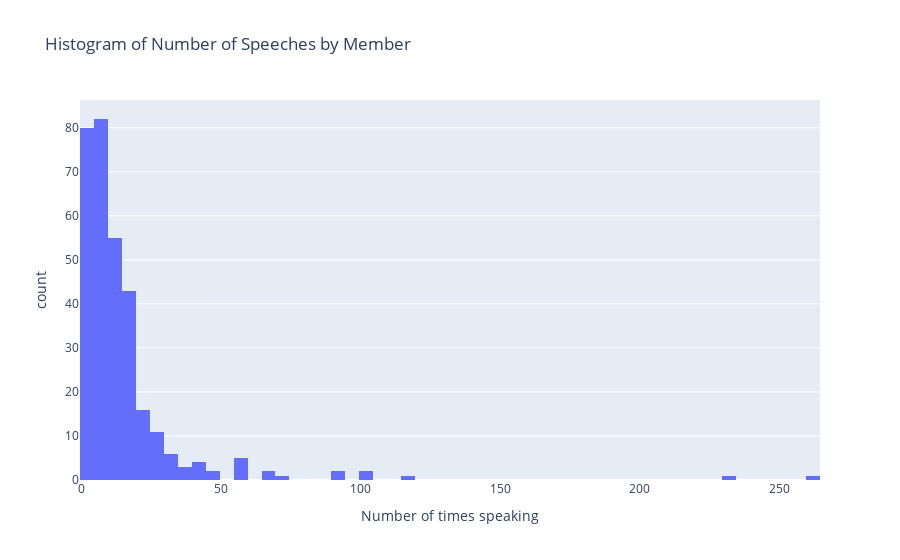

The notebook cell saved with this chart:
### Markdown cell above
We can also visualize the number of times *any* MP spoke with a histogram:

### Code cell
px.histogram(hansard_speakers, title='Histogram of Number of Speeches by Member', labels={'value':'Number of times speaking'}).update(layout_showlegend=False)

### Figure 1 — Plotly figure (JSON) as saved in the notebook; plotly's stock layout.template omitted (floating-point values rounded to 4 significant figures; data arrays with more than 128 entries replaced by an {"elided": "..."} marker saying what was removed)
{"data": [{"alignmentgroup": "True", "bingroup": "x", "hovertemplate": "variable=speakername<br>Number of times speaking=%{x}<br>count=%{y}<extra></extra>", "legendgroup": "speakername", "marker": {"color": "#636efa", "pattern": {"shape": ""}}, "name": "speakername", "offsetgroup": "speakername", "orientation": "v", "showlegend": true, "type": "histogram", "x": {"elided": "317 int values"}, "xaxis": "x", "yaxis": "y"}], "layout": {"barmode": "relative", "legend": {"title": {"text": "variable"}, "tracegroupgap": 0}, "showlegend": false, "title": {"text": "Histogram of Number of Speeches by Member"}, "xaxis": {"anchor": "y", "domain": [0, 1], "title": {"text": "Number of times speaking"}}, "yaxis": {"anchor": "x", "domain": [0, 1], "title": {"text": "count"}}}}
